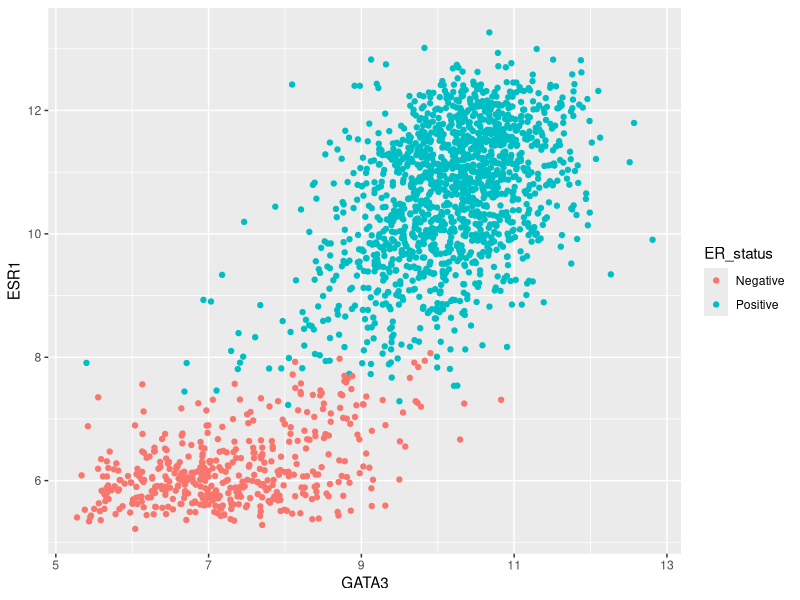
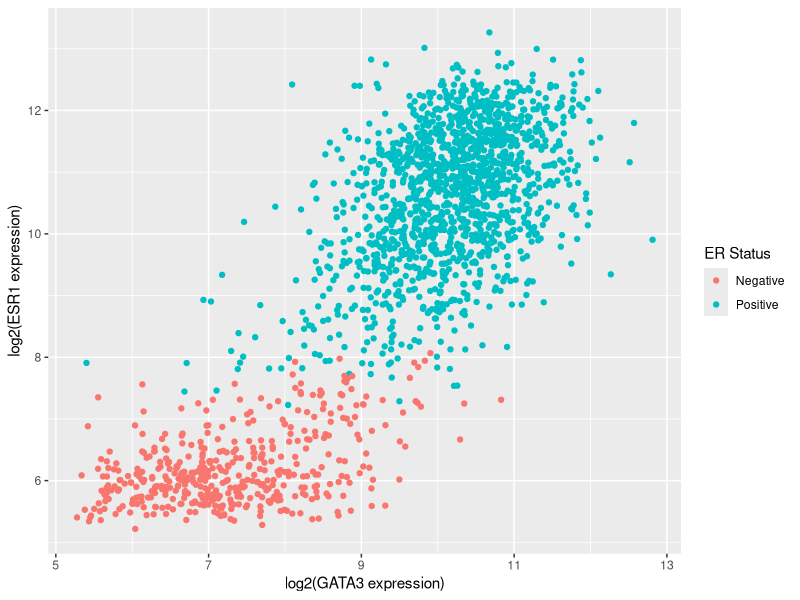
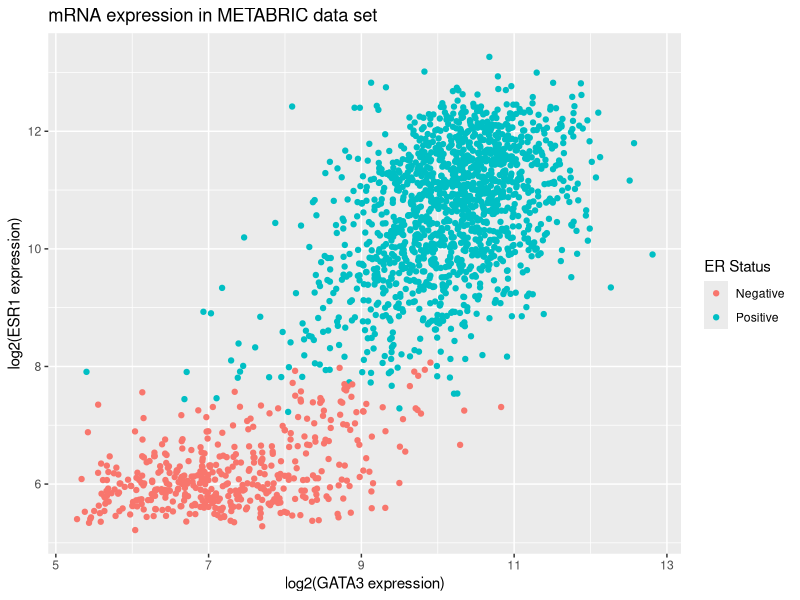
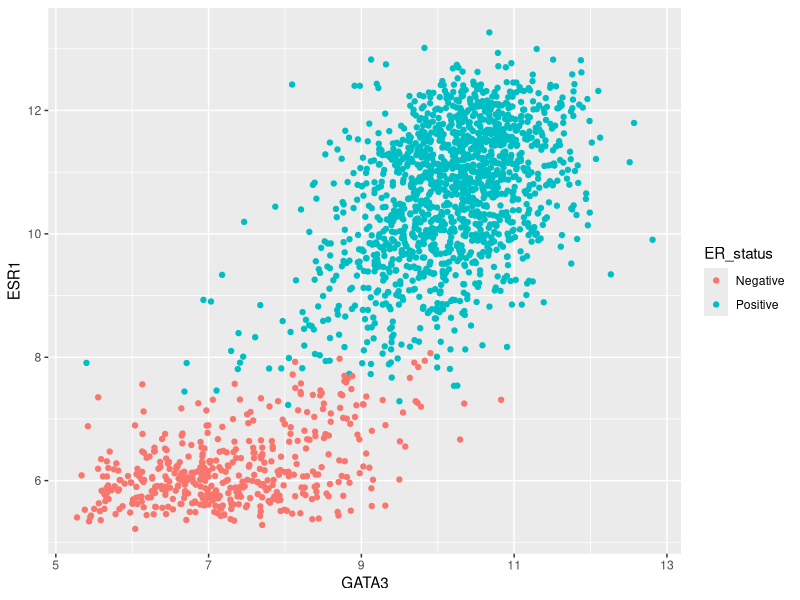
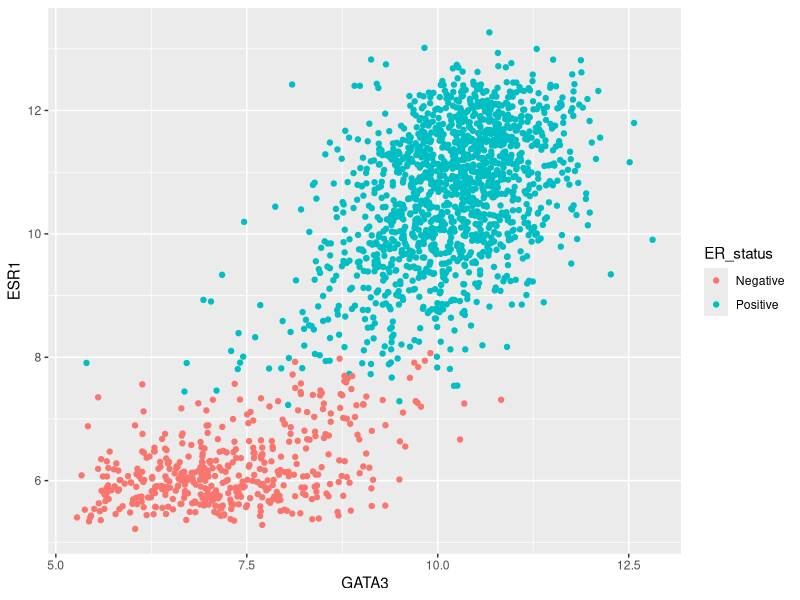
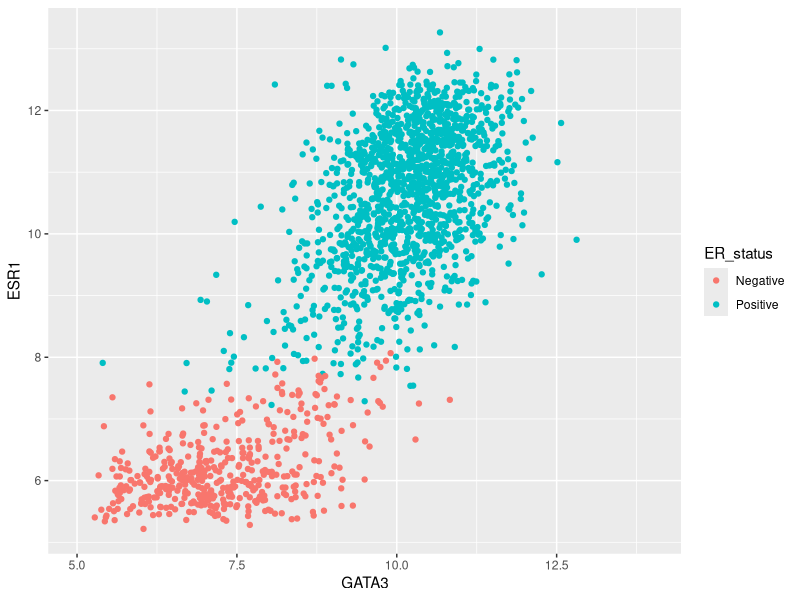
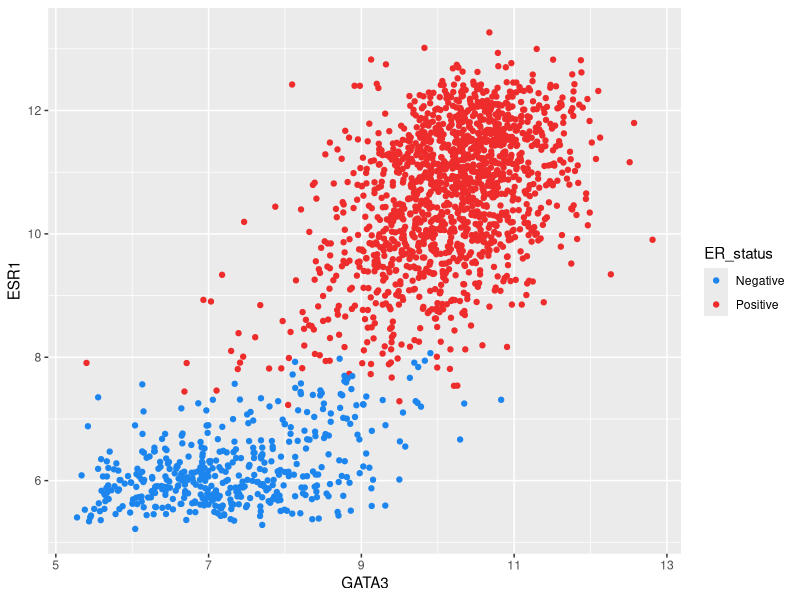
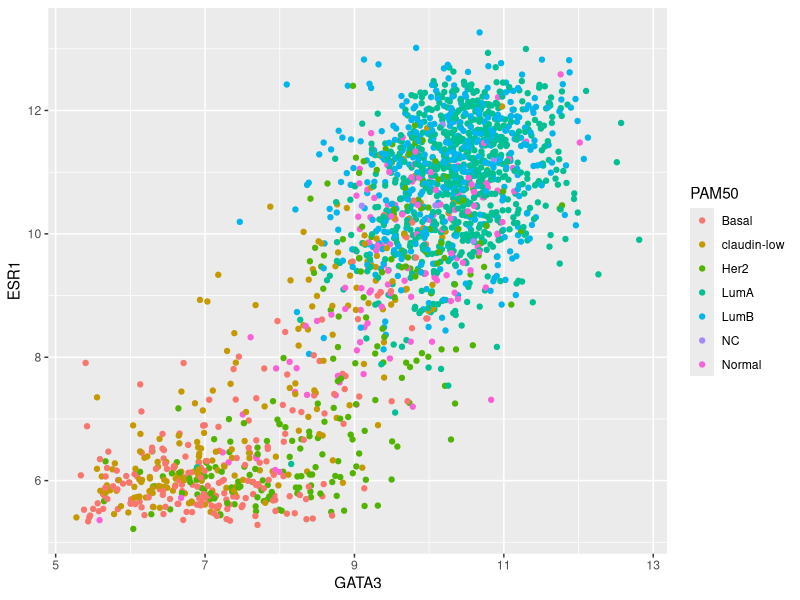

Reproduce these figures in R, in order.
## ---- chunk 1
options(tibble.print_max = 1, tibble.print_min = 1, max.print=10, 
        tibble.max_extra_cols=1)
knitr::opts_chunk$set(eval=FALSE)
## ---- chunk 2
library(tidyverse)
metabric <- read_csv("data/metabric_clinical_and_expression_data.csv")
## ---- chunk 3
metabric %>% 
  summarise(Mean_ESR1 = mean(ESR1))
## ---- chunk 4
metabric %>% 
  filter(Tumour_stage==1) %>% 
  summarise(Mean_ESR1_positive = mean(ESR1))
metabric %>% 
  filter(Tumour_stage==2) %>% 
  summarise(Mean_ESR1_negative = mean(ESR1))
## ---- chunk 5
metabric %>% 
  group_by(Tumour_stage) %>% 
  summarise(Mean_ESR1 = mean(ESR1))
## ---- chunk 6
metabric %>% 
  group_by(ER_status, HER2_status) %>% 
  summarise(Mean_ESR1 = mean(ESR1))
## ---- chunk 7
metabric %>% 
  group_by(ER_status, HER2_status) %>% 
  summarise(Mean_ESR1 = mean(ESR1), Mean_GATA3 = mean(GATA3))
## ---- chunk 8
metabric %>% 
  group_by(ER_status, HER2_status) %>% 
  summarise(Mean_ESR1 = mean(ESR1), Mean_GATA3 = mean(GATA3), N_Patients = n())
## ---- chunk 9
metabric %>% 
  group_by(PAM50) %>% 
  summarise(N_Samples=n())
## ---- chunk 10
count(metabric, PAM50)
## ---- chunk 11
metabric %>% 
  group_by(ER_status, HER2_status) %>% 
  summarise(Mean_ESR1 = mean(ESR1), Mean_GATA3 = mean(GATA3)) %>% 
  mutate(ER_status = str_replace_all(ER_status,c("Negative" = "ER-", "Positive" = "ER+")))
## ---- chunk 12
metabric %>% 
  group_by(ER_status, HER2_status) %>% 
  summarise(Mean_ESR1 = mean(ESR1), Mean_GATA3 = mean(GATA3)) %>% 
  ungroup() %>% 
  mutate(ER_status = str_replace_all(ER_status, c("Negative" = "ER-", "Positive" = "ER+")))
## ---- chunk 13
mutations <- read_csv("data/metabric_mutations.csv")
## ---- chunk 14
mutations <- mutations %>% 
  select(Patient_ID, Gene, Position = Start_Position)  ### LOOK WE CAN RENAME IN SELECT!!!!
mutations
## ---- chunk 15
mutations %>% 
  distinct(Patient_ID, Gene)
## ---- chunk 16
band_members
## ---- chunk 17
band_instruments
## ---- chunk 18
left_join(band_members, band_instruments, by = "name")
## ---- chunk 19
band_members %>% 
  left_join(band_instruments)
## ---- chunk 20
inner_join(band_members, band_instruments)
## ---- chunk 21
full_join(band_members, band_instruments)
## ---- chunk 22
band_instruments2
## ---- chunk 23
left_join(band_members, band_instruments2, by = c("name" = "artist"))
## ---- chunk 24
band_members2 <- tibble(
    name = c("Mick",   "John",    "Paul",    "Paul"),
    band = c("Stones", "Beatles", "Beatles", "Wings")
)
## ---- chunk 25
left_join(band_members2, band_instruments)
## ---- chunk 26
band_instruments3 <- tibble(
    name =  c("John",   "Paul", "Paul",   "Keith"),
    plays = c("guitar", "bass", "guitar", "guitar")
)
band_instruments3
## ---- chunk 27
left_join(band_members2, band_instruments3)
## ---- chunk 28
band_members4 <- tibble(
    forename = c("Mick",   "John",    "Paul",      "Mick", "John"),
    surname =  c("Jagger", "Lennon",  "McCartney", "Avory", "Squire"),
    band =     c("Stones", "Beatles", "Beatles",   "Kinks", "Roses")
)

band_instruments4 <- tibble(
    forename = c("John",   "Paul",      "Keith",    "John", "Mick"),
    surname =  c("Lennon", "McCartney", "Richards", "Squire", "Avory"),
    plays =    c("guitar", "bass",      "guitar",   "guitar", "drums")
)
## ---- chunk 29
full_join(band_members4, band_instruments4, by = c("forename", "surname"))
## ---- chunk 30
full_join(band_members4, band_instruments4)
## ---- chunk 31
ggplot(metabric, mapping = aes(x=GATA3, y=ESR1)) +
  geom_point(mapping = aes(colour=ER_status))
## ---- chunk 32
ggplot(metabric, mapping = aes(x=GATA3, y=ESR1)) +
  geom_point(mapping = aes(colour=ER_status)) +
  labs(x = "log2(GATA3 expression)", 
       y = "log2(ESR1 expression)",
       colour = "ER Status")
## ---- chunk 33
ggplot(metabric, mapping = aes(x=GATA3, y=ESR1)) +
  geom_point(mapping = aes(colour=ER_status)) +
  labs(x = "log2(GATA3 expression)", 
       y = "log2(ESR1 expression)",
       colour = "ER Status",
       title = "mRNA expression in METABRIC data set")
## ---- chunk 34
ggplot(metabric, mapping = aes(x=GATA3, y=ESR1)) +
  geom_point(mapping = aes(colour=ER_status)) +
  scale_x_continuous() +
  scale_y_continuous() +
  scale_colour_discrete()
## ---- chunk 35
ggplot(metabric, mapping = aes(x=GATA3, y=ESR1)) +
  geom_point(mapping = aes(colour=ER_status)) +
  scale_x_continuous(breaks = seq(5, 15, by = 2.5))
## ---- chunk 36
ggplot(metabric, mapping = aes(x=GATA3, y=ESR1)) +
  geom_point(mapping = aes(colour=ER_status)) +
  scale_x_continuous(breaks = seq(5, 15, by = 2.5), limits = c(5, 14))
## ---- chunk 37
ggplot(metabric, mapping = aes(x=GATA3, y=ESR1)) +
  geom_point(mapping = aes(colour=ER_status)) +
  scale_colour_manual(values = c("dodgerblue2", "firebrick2"))
## ---- chunk 38
ggplot(metabric, mapping = aes(x=GATA3, y=ESR1)) +
  geom_point(mapping = aes(colour=PAM50))
## ---- chunk 39
ggplot(metabric, mapping = aes(x=GATA3, y=ESR1)) +
  geom_point(mapping = aes(colour=PAM50)) +
  scale_colour_brewer(palette = "Set3")
## ---- chunk 40
ggplot(metabric, mapping = aes(x=GATA3, y=ESR1)) +
  geom_point(mapping = aes(colour=Nottingham_prognostic_index))
## ---- chunk 41
ggplot(metabric, mapping = aes(x=GATA3, y=ESR1)) +
  geom_point(mapping = aes(colour=Nottingham_prognostic_index)) +
  scale_colour_gradient(low="pink", high="green")
